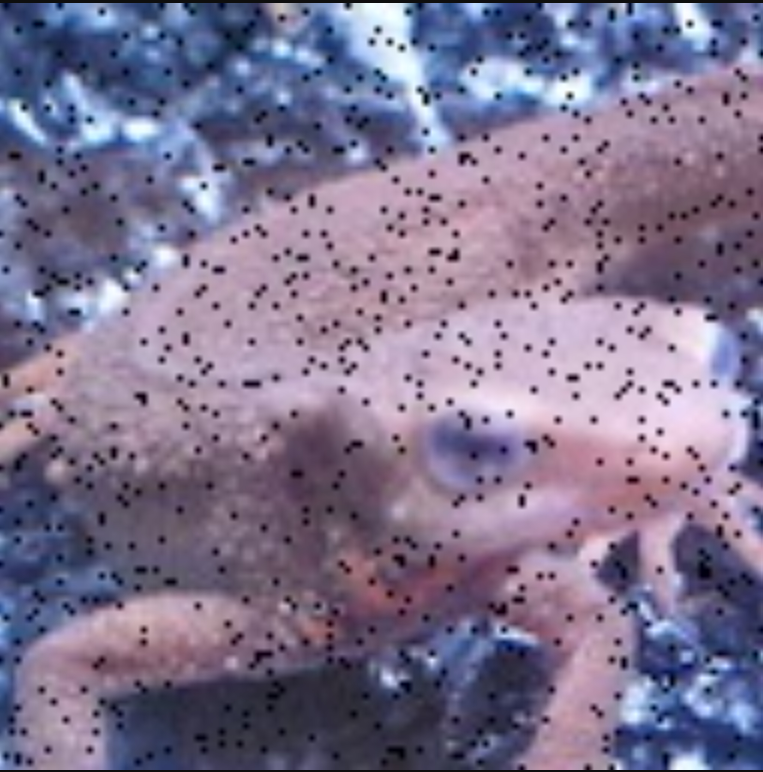
#> input picture image.png, 763 x 772 px, found by its file name
$ python QUE-3.py
#> lines starting #> are read from the running program, lines starting #| are printed output that depends on the picture
#IMPLEMENT THE SOBEL FILTER(3*3) ON IMAGE.PNG

import cv2 as cv

img = cv.imread(r"C:\Users\ARJITA\Downloads\image.png")
#> img is the input picture: shape (772, 763, 3); mean B, G, R 142.9, 115.3, 125.6
cv.imshow('original image of lizard', img)

#APPLYING SOBEL EFFECT
sobelx = cv.Sobel(img, cv.CV_64F, 1, 0)
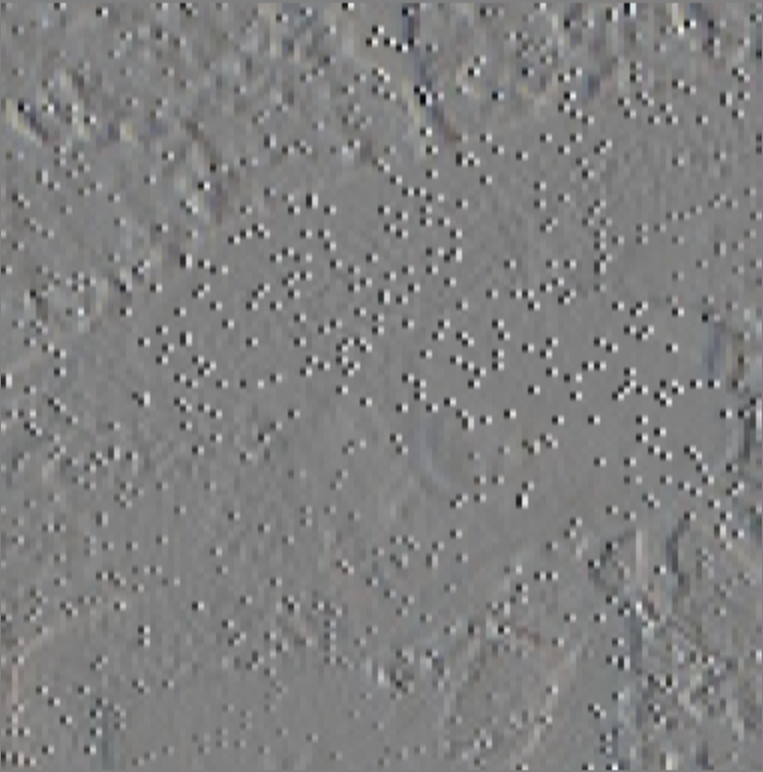
#> sobelx: shape (772, 763, 3) float64; mean B, G, R -0.1, -0.1, 0; drawn with min black and max white
#> (the run stopped early here; a loop or call above may not have finished)
